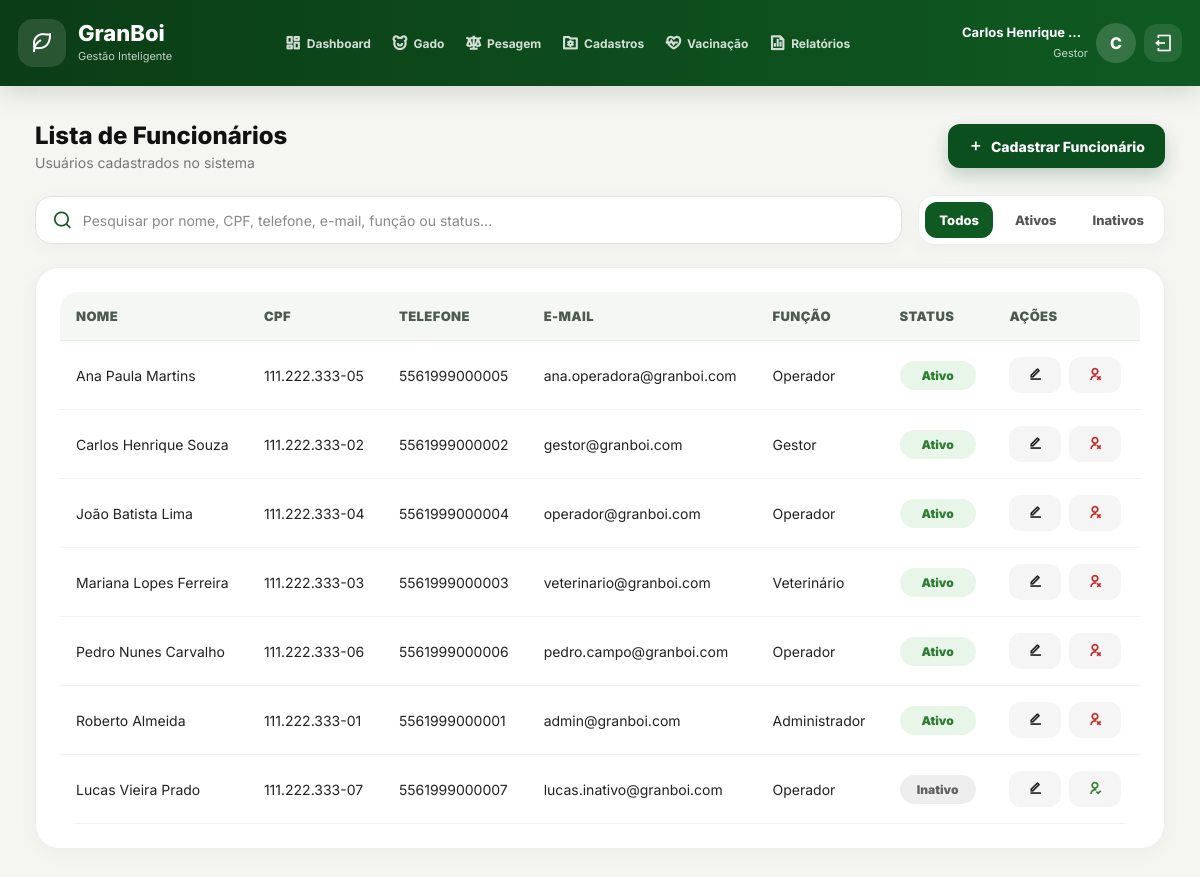
Page /GranBoi/funcionarios (signed in) on the committed database.
### tables this page shows
CREATE TABLE `usuario` (
  `id` BIGINT NOT NULL AUTO_INCREMENT COMMENT 'Identificador unico do usuario de acesso.',
  `nome` VARCHAR(100) NOT NULL COMMENT 'Nome de exibicao do usuario.',
  `email` VARCHAR(100) NOT NULL COMMENT 'E-mail usado para login no sistema.',
  `senha` VARCHAR(255) NOT NULL COMMENT 'Senha do usuario armazenada em hash.',
  `status` ENUM('ativo', 'inativo') NOT NULL DEFAULT 'ativo' COMMENT 'Situacao de acesso do usuario.',
  PRIMARY KEY (`id`),
  UNIQUE KEY `email_UNIQUE` (`email`)
);

CREATE TABLE `pessoa` (
  `id` BIGINT NOT NULL AUTO_INCREMENT COMMENT 'Identificador unico da pessoa.',
  `nome_completo` VARCHAR(150) NOT NULL COMMENT 'Nome completo da pessoa vinculada ao usuario.',
  `nome_social` VARCHAR(50) DEFAULT NULL COMMENT 'Nome social ou nome preferencial da pessoa.',
  `cpf` CHAR(11) DEFAULT NULL COMMENT 'CPF da pessoa com 11 digitos, sem mascara.',
  `telefone_movel` VARCHAR(15) DEFAULT NULL COMMENT 'Telefone movel com DDI e DDD, sem mascara.',
  `email` VARCHAR(50) DEFAULT NULL COMMENT 'E-mail de contato da pessoa.',
  `usuario_id` BIGINT NOT NULL COMMENT 'Referencia ao usuario de acesso vinculado a pessoa.',
  PRIMARY KEY (`id`),
  KEY `fk_pessoa_usuario1_idx` (`usuario_id`),
  CONSTRAINT `fk_pessoa_usuario1` FOREIGN KEY (`usuario_id`) REFERENCES `usuario` (`id`) ON DELETE NO ACTION ON UPDATE NO ACTION
);

CREATE TABLE `papel` (
  `id` BIGINT NOT NULL AUTO_INCREMENT COMMENT 'Identificador unico do papel de acesso.',
  `nome` VARCHAR(100) NOT NULL COMMENT 'Nome do papel ou funcao do usuario no sistema.',
  `descricao` VARCHAR(255) DEFAULT NULL COMMENT 'Descricao resumida das responsabilidades do papel.',
  PRIMARY KEY (`id`)
);

### app/controllers/Controller.php (called while the page is built, shortened)
<?php
class Controller
{
    protected function render($view, $dados = [])
    {
        $viewPath = ROOT_PATH . "/app/views/{$view}.php";
        extract($dados);
        require_once ROOT_PATH . "/app/layout/cabecalho.php";
        require_once $viewPath;
        require_once ROOT_PATH . "/app/layout/rodape.php";
    }
}

### app/controllers/UsuarioController.php (called while the page is built, shortened)
<?php
class UsuarioController extends Controller
{
    public function index()
    {
        $usuarioModel = $this->model('Usuario');
        $this->render('usuarios/funcionarios', [
            'titulo' => 'GranBoi - Funcionários',
            'pageCss' => [
                '/public/assets/css/components/modal.css',
                '/public/assets/css/components/usuario/usuarioModal.css',
                '/public/assets/css/pages/usuarios/funcionarios.css'
            ],
            'pageJs' => [
                '/public/assets/js/validations/usuario/usuarioValidation.js',
                '/public/assets/js/modals/usuario/cadastrarUsuarioModal.js',
                '/public/assets/js/modals/usuario/editarUsuarioModal.js',
                '/public/assets/js/modals/usuario/desativarUsuarioModal.js',
                '/public/assets/js/pages/usuarios/funcionariosPage.js'
            ],
            'funcionarios' => $usuarioModel->listarTodos(),
            'papeis' => $usuarioModel->listarPapeis()
        ]);
    }
}

### app/routes/web.php (called while the page is built, shortened)
<?php
$url = parse_url($_SERVER['REQUEST_URI'], PHP_URL_PATH);
$basePath = parse_url(BASE_URL, PHP_URL_PATH);
$url = str_replace($basePath, '', $url);
$route = $routes[$url];
$method = $route['method'];
require_once ROOT_PATH . '/app/controllers/Controller.php';
$controllerInstance = new $controller();
$controllerInstance->$method();

### index.php (called while the page is built, shortened)
<?php
require_once ROOT_PATH . '/app/routes/web.php';

### app/models/Usuario.php (called while the page is built, shortened)
<?php
class Usuario
{
    private $pdo;
    public function __construct()
    {
        $this->pdo = Conexao::conectar();
        $this->pdo->setAttribute(PDO::ATTR_ERRMODE, PDO::ERRMODE_EXCEPTION);
    }
    public function listarTodos()
    {
        $sql = "
            SELECT
                usuario.id,
                usuario.nome,
                usuario.email,
                usuario.status,
                pessoa.id AS pessoa_id,
                pessoa.nome_completo,
                pessoa.nome_social,
                pessoa.cpf,
                pessoa.telefone_movel,
                papel.id AS papel_id,
                papel.nome AS papel_nome
            FROM usuario
            INNER JOIN pessoa
                ON pessoa.usuario_id = usuario.id
            INNER JOIN usuario_papel
                ON usuario_papel.usuario_id = usuario.id
            INNER JOIN papel
                ON papel.id = usuario_papel.papel_id
            ORDER BY
                CASE WHEN usuario.status = 'ativo' THEN 0 ELSE 1 END,
                pessoa.nome_completo ASC
        ";
        return $this->pdo->query($sql)->fetchAll(PDO::FETCH_ASSOC);
    }
}

### app/views/usuarios/funcionarios.php (the view, shortened to what this page needs)
<main class="main-content funcionarios-page">
  <section class="funcionario-page-actions">
    <div>
      <h2>Lista de Funcionários</h2>
      <p>Usuários cadastrados no sistema</p>
    </div>
    <button
      type="button"
      class="funcionario-create-btn"
      id="abrirModalCadastrarFuncionario"
    >
      <i class="ri-add-line"></i>
      <span>Cadastrar Funcionário</span>
    </button>
  </section>
  <section class="funcionario-filtros-container">
    <div class="funcionario-search-box">
      <i class="ri-search-line"></i>
      <input
        type="text"
        id="pesquisaFuncionario"
        placeholder="Pesquisar por nome, CPF, telefone, e-mail, função ou status..."
        autocomplete="off"
      >
    </div>
    <div class="funcionario-status-filters">
      <button
        type="button"
        class="funcionario-filter-btn active"
        data-status-filter="todos"
      >
        Todos
      </button>
      <button
        type="button"
        class="funcionario-filter-btn"
        data-status-filter="ativo"
      >
        Ativos
      </button>
      <button
        type="button"
        class="funcionario-filter-btn"
        data-status-filter="inativo"
      >
        Inativos
      </button>
    </div>
  </section>
  <section class="funcionario-table-container">
    <table class="funcionario-table">
      <thead>
        <tr>
          <th>Nome</th>
          <th>CPF</th>
          <th>Telefone</th>
          <th>E-mail</th>
          <th>Função</th>
          <th>Status</th>
          <th>Ações</th>
        </tr>
      </thead>
      <tbody id="tabelaFuncionarioBody">
        <?php if (!empty($funcionarios)): ?>
          <?php foreach ($funcionarios as $funcionario): ?>
            <?php
              $statusFuncionario = strtolower(trim($funcionario['status'] ?? 'ativo'));
              $cpfFormatado = !empty($funcionario['cpf'])
                  ? preg_replace('/(\d{3})(\d{3})(\d{3})(\d{2})/', '$1.$2.$3-$4', $funcionario['cpf'])
                  : '-';
              $telefoneLimpo = preg_replace('/\D/', '', $funcionario['telefone_movel'] ?? '');
              if (strlen($telefoneLimpo) === 11) {
                  $telefoneFormatado = preg_replace('/(\d{2})(\d{5})(\d{4})/', '($1) $2-$3', $telefoneLimpo);
              } elseif (strlen($telefoneLimpo) === 10) {
                  $telefoneFormatado = preg_replace('/(\d{2})(\d{4})(\d{4})/', '($1) $2-$3', $telefoneLimpo);
              } else {
                  $telefoneFormatado = !empty($telefoneLimpo) ? htmlspecialchars($telefoneLimpo) : '-';
              }
            ?>
            <tr
              class="funcionario-row"
              data-status="<?= htmlspecialchars($statusFuncionario) ?>"
            >
              <td>
                <?= htmlspecialchars($funcionario['nome_completo'] ?? '-') ?>
              </td>
              <td>
                <?= htmlspecialchars($cpfFormatado) ?>
              </td>
              <td>
                <?= htmlspecialchars($telefoneFormatado) ?>
              </td>
              <td>
                <?= htmlspecialchars($funcionario['email'] ?? '-') ?>
              </td>
              <td>
                <?= htmlspecialchars($funcionario['papel_nome'] ?? '-') ?>
              </td>
              <td>
                <span class="funcionario-status funcionario-status-<?= htmlspecialchars($statusFuncionario) ?>">
                  <?= ucfirst(htmlspecialchars($statusFuncionario)) ?>
                </span>
              </td>
              <td>
                <div class="funcionario-actions">
                  <button
                    type="button"
                    class="action-btn editar-funcionario-btn"
                    title="Editar funcionário"
                    data-id="<?= htmlspecialchars($funcionario['id']) ?>"
                    data-nome-completo="<?= htmlspecialchars($funcionario['nome_completo'] ?? '') ?>"
                    data-nome-social="<?= htmlspecialchars($funcionario['nome_social'] ?? '') ?>"
                    data-cpf="<?= htmlspecialchars($funcionario['cpf'] ?? '') ?>"
                    data-telefone="<?= htmlspecialchars($funcionario['telefone_movel'] ?? '') ?>"
                    data-email="<?= htmlspecialchars($funcionario['email'] ?? '') ?>"
                    data-papel-id="<?= htmlspecialchars($funcionario['papel_id'] ?? '') ?>"
                    data-status="<?= htmlspecialchars($statusFuncionario) ?>"
                  >
                    <i class="ri-edit-line"></i>
                  </button>
                  <?php if ($statusFuncionario === 'ativo'): ?>
                    <button
                      type="button"
                      class="action-btn danger desativar-funcionario-btn"
                      title="Desativar funcionário"
                      data-id="<?= htmlspecialchars($funcionario['id']) ?>"
                      data-nome="<?= htmlspecialchars($funcionario['nome_completo'] ?? '') ?>"
                    >
                      <i class="ri-user-unfollow-line"></i>
                    </button>
                  <?php else: ?>
                    <form
                      method="POST"
                      action="<?= BASE_URL ?>/funcionarios/reativar"
                      class="funcionario-reativar-form"
                    >
                      <button
                        type="submit"
                        class="action-btn reativar-funcionario-btn"
                        title="Reativar funcionário"
                      >
                        <i class="ri-user-follow-line"></i>
                      </button>
                    </form>
                  <?php endif; ?>
                </div>
              </td>
            </tr>
          <?php endforeach; ?>
        <?php endif; ?>
      </tbody>
    </table>
  </section>
</main>

### public/assets/css/global/style.css (style rules this page uses)
* { margin: 0; padding: 0; box-sizing: border-box; }
html, body { width: 100%; max-width: 100%; overflow-x: hidden; }
body { font-family: 'Inter', sans-serif; background: #f5f5f2; color: #111; min-height: 100vh; }
button, input, select, textarea { font-family: inherit; }
.main-content { width: 100%; max-width: 1400px; margin: 0 auto; padding: 35px; overflow-x: hidden; }
table { width: 100%; border-collapse: collapse; }
thead { background: #f4f4f4; }
th { text-align: left; padding: 16px; font-size: 14px; color: #555; white-space: nowrap; }
td { padding: 18px 16px; border-bottom: 1px solid #eee; font-size: 15px; white-space: nowrap; }
.save-btn, .action-btn { height: 54px; padding: 0 26px; border: none; border-radius: 16px; background: #0f5a22; color: white; font-weight: 700; cursor: pointer; transition: 0.3s; }
@media (max-width: 1450px) { .main-content { max-width: 1280px; } }

### public/assets/css/pages/usuarios/funcionarios.css (style rules this page uses)
.funcionario-page-actions { display: flex; align-items: center; justify-content: space-between; gap: 16px; margin-bottom: 24px; }
.funcionario-page-actions h2 { font-size: 24px; font-weight: 800; color: var(--dark); margin-bottom: 4px; }
.funcionario-page-actions p { color: #777; font-size: 14px; }
.funcionario-create-btn { display: inline-flex; align-items: center; justify-content: center; gap: 8px; min-height: 44px; padding: 0 20px; background: #0b4f1f; color: #ffffff; border: none; outline: none; border-radius: 12px; font-family: inherit; font-size: 14px; font-weight: 800; cursor: pointer; text-decoration: none; box-shadow: 0 8px 18px rgba(11, 79, 31, 0.22); transition: 0.2s ease; }
.funcionario-create-btn i, .funcionario-create-btn span { color: #ffffff; }
.funcionario-filtros-container { display: flex; align-items: center; justify-content: space-between; gap: 16px; margin-bottom: 22px; }
.funcionario-search-box { flex: 1; display: flex; align-items: center; gap: 10px; min-height: 48px; padding: 0 16px; background: #ffffff; border: 1px solid #dde3dd; border-radius: 16px; box-shadow: 0 5px 20px rgba(0, 0, 0, 0.03); transition: 0.25s ease; }
.funcionario-search-box i { color: #0f5a22; font-size: 20px; flex-shrink: 0; }
.funcionario-search-box input { width: 100%; height: 100%; border: none; outline: none; background: transparent; color: #222; font-size: 14px; font-family: inherit; }
.funcionario-search-box input::placeholder { color: #888; }
.funcionario-status-filters { display: flex; align-items: center; gap: 8px; padding: 6px; background: #ffffff; border: 1px solid #eef0ee; border-radius: 16px; box-shadow: 0 5px 20px rgba(0, 0, 0, 0.03); }
.funcionario-filter-btn { min-height: 36px; padding: 0 14px; border: none; border-radius: 12px; background: transparent; color: #555; font-family: inherit; font-size: 13px; font-weight: 800; cursor: pointer; transition: 0.2s ease; }
.funcionario-filter-btn.active { background: #0f5a22; color: #ffffff; }
.funcionario-table-container { background: #ffffff; border-radius: 24px; padding: 24px; box-shadow: 0 5px 20px rgba(0, 0, 0, 0.04); border: 1px solid #eef0ee; overflow-x: auto; }
.funcionario-table { width: 100%; border-collapse: separate; border-spacing: 0; overflow: hidden; border-radius: 18px; }
.funcionario-table thead { background: #f4f7f4; }
.funcionario-table th { text-align: left; padding: 16px; font-size: 13px; color: #4d5a50; font-weight: 900; text-transform: uppercase; letter-spacing: 0.03em; border-bottom: 1px solid #e8ece8; white-space: nowrap; }
.funcionario-table td { padding: 16px; border-bottom: 1px solid #f0f1f0; font-size: 14px; color: #222; vertical-align: middle; white-space: nowrap; }
.funcionario-status { display: inline-flex; align-items: center; justify-content: center; min-width: 76px; padding: 7px 12px; border-radius: 999px; font-size: 12px; font-weight: 900; text-transform: capitalize; }
.funcionario-status-ativo { background: #e8f5e9; color: #2e7d32; }
.funcionario-status-inativo { background: #eeeeee; color: #616161; }
.funcionario-actions { display: flex; align-items: center; gap: 8px; }
.funcionario-actions form { display: inline-flex; margin: 0; }
.action-btn { width: 36px; height: 36px; border: none; border-radius: 12px; background: #f5f5f5; color: #222; display: inline-flex; align-items: center; justify-content: center; text-decoration: none; cursor: pointer; transition: 0.2s ease; }
.action-btn.danger { color: #c62828; }
.reativar-funcionario-btn { color: #2e7d32; }

### rows in the picture
usuario: pessoa.nome_completo "Ana Paula Martins", pessoa.cpf "111.222.333-05", pessoa.telefone_movel "5561999000005", email "ana.operadora@granboi.com", papel.nome "Operador", status "Ativo"
usuario: pessoa.nome_completo "Carlos Henrique Souza", pessoa.cpf "111.222.333-02", pessoa.telefone_movel "5561999000002", email "gestor@granboi.com", papel.nome "Gestor", status "Ativo"
usuario: pessoa.nome_completo "João Batista Lima", pessoa.cpf "111.222.333-04", pessoa.telefone_movel "5561999000004", email "operador@granboi.com", papel.nome "Operador", status "Ativo"
usuario: pessoa.nome_completo "Mariana Lopes Ferreira", pessoa.cpf "111.222.333-03", pessoa.telefone_movel "5561999000003", email "veterinario@granboi.com", papel.nome "Veterinário", status "Ativo"
usuario: pessoa.nome_completo "Pedro Nunes Carvalho", pessoa.cpf "111.222.333-06", pessoa.telefone_movel "5561999000006", email "pedro.campo@granboi.com", papel.nome "Operador", status "Ativo"
usuario: pessoa.nome_completo "Roberto Almeida", pessoa.cpf "111.222.333-01", pessoa.telefone_movel "5561999000001", email "admin@granboi.com", papel.nome "Administrador", status "Ativo"
usuario: pessoa.nome_completo "Lucas Vieira Prado", pessoa.cpf "111.222.333-07", pessoa.telefone_movel "5561999000007", email "lucas.inativo@granboi.com", papel.nome "Operador", status "Inativo"

### other values in the picture
$_SESSION['usuario']['nome'] "Carlos Henrique…"
$_SESSION['usuario']['papel_nome'] "Gestor"
substr($_SESSION['usuario']['nome'] ?? 'U', 0, 1) "C"
